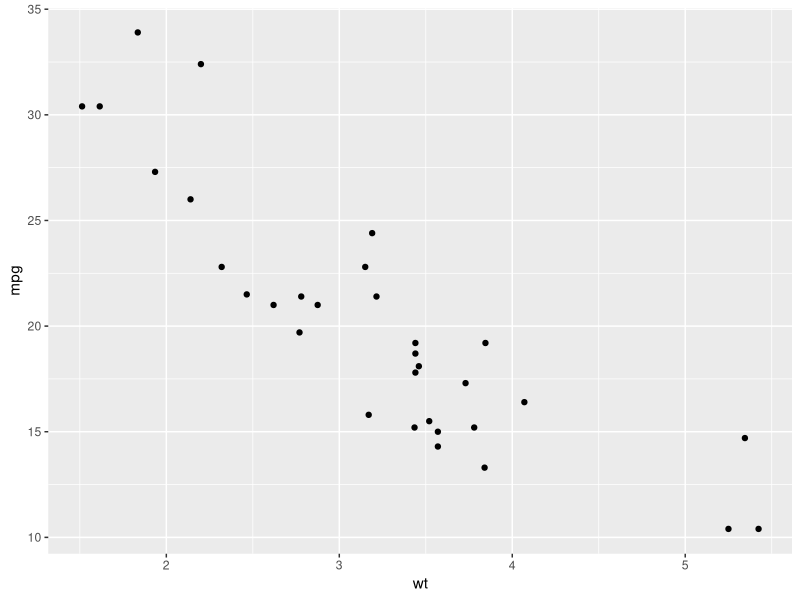
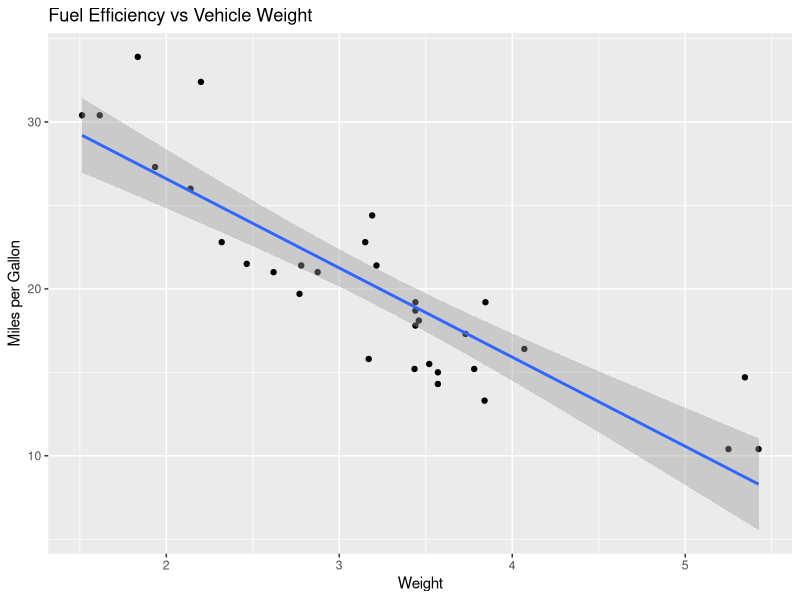

Reproduce these figures in R, in order.
## ---- chunk 1
model <- lm(mpg ~ wt, data = mtcars)
summary(model)
## ---- chunk 2
t.test(mpg ~ am, data = mtcars)
## ---- chunk 3
library(ggplot2)

ggplot(mtcars, aes(x = wt, y = mpg)) +
  geom_point()
## ---- chunk 4
ggplot(mtcars, aes(x = wt, y = mpg)) +
  geom_point() +
  geom_smooth(method = "lm") +
  labs(
    title = "Fuel Efficiency vs Vehicle Weight",
    x = "Weight",
    y = "Miles per Gallon"
  )
